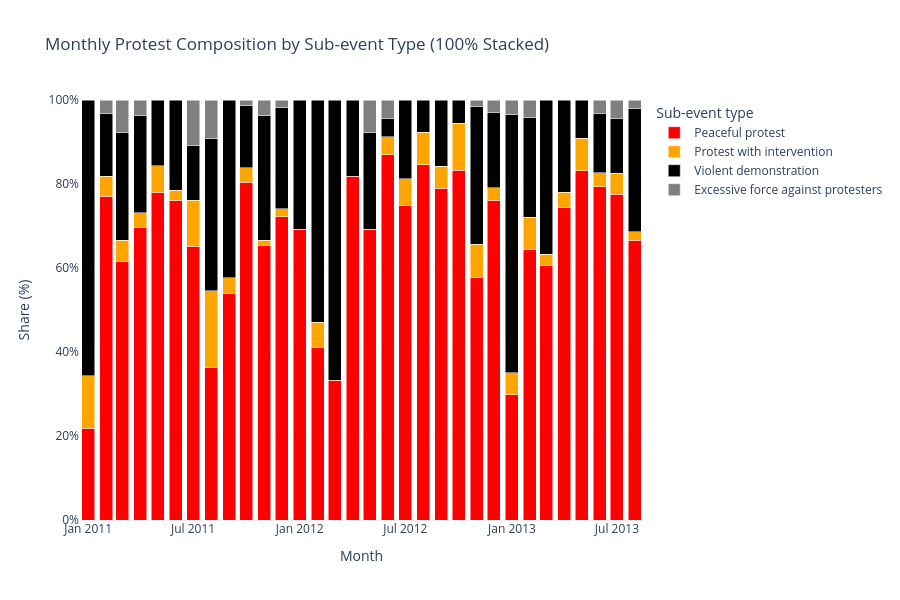
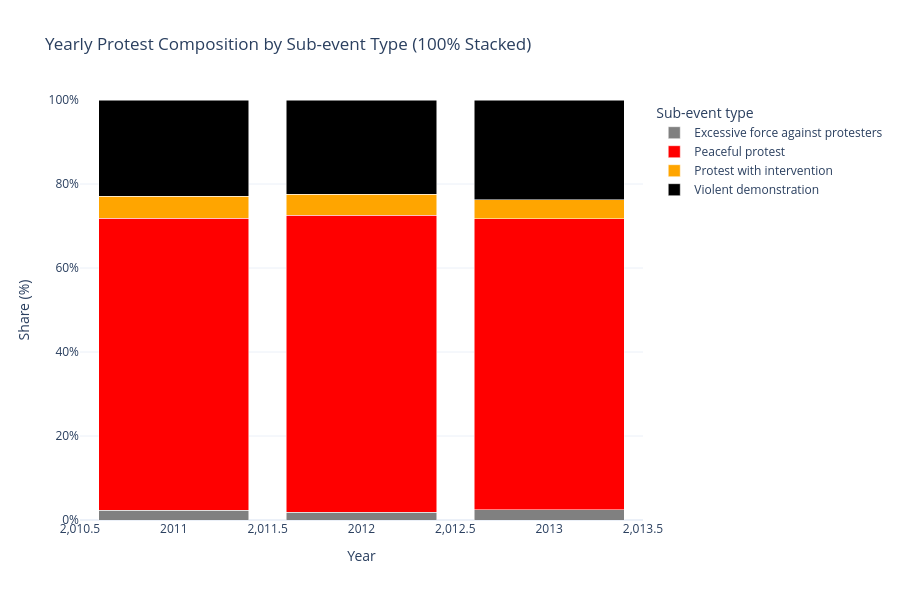

Notebook code cell kept with these figures, in order:
### Code cell
import plotly.express as px

# Percentage charts (100% basis): monthly and yearly for the four protest sub-event categories.
norm_cols = {c.strip().lower(): c for c in df.columns}
pick = lambda *names: next((norm_cols[n] for n in names if n in norm_cols), None)

date_col = pick('event_date', 'date')
sub_event_col = pick('sub_event_type')

if not date_col or not sub_event_col:
    raise ValueError('Missing required columns (event_date/date and sub_event_type).')

allowed_sub_events = [
    'Excessive force against protesters',
    'Protest with intervention',
    'Violent demonstration',
    'Peaceful protest',
]

pct_df = df.copy()
pct_df[date_col] = pd.to_datetime(pct_df[date_col], errors='coerce')
pct_df = pct_df[pct_df[sub_event_col].isin(allowed_sub_events)].copy()
pct_df = pct_df.dropna(subset=[date_col])

# Monthly percentage table
pct_df['month'] = pct_df[date_col].dt.to_period('M').astype(str)
monthly_counts = (
    pct_df.groupby(['month', sub_event_col], as_index=False)
    .size()
    .rename(columns={'size': 'count'})
)
monthly_counts['percent'] = (
    monthly_counts['count']
    / monthly_counts.groupby('month')['count'].transform('sum')
    * 100
)

# Yearly percentage table
pct_df['year'] = pct_df[date_col].dt.year.astype(int)
yearly_counts = (
    pct_df.groupby(['year', sub_event_col], as_index=False)
    .size()
    .rename(columns={'size': 'count'})
)
yearly_counts['percent'] = (
    yearly_counts['count']
    / yearly_counts.groupby('year')['count'].transform('sum')
    * 100
)

color_map = {
    'Excessive force against protesters': 'gray',
    'Protest with intervention': 'orange',
    'Violent demonstration': 'black',
    'Peaceful protest': 'red',
}

if monthly_counts.empty:
    print('No protest events found for monthly percentage chart.')
else:
    fig_month_pct = px.bar(
        monthly_counts,
        x='month',
        y='percent',
        color=sub_event_col,
        title='Monthly Protest Composition by Sub-event Type (100% Stacked)',
        labels={'month': 'Month', 'percent': 'Share (%)', sub_event_col: 'Sub-event type'},
        color_discrete_map=color_map,
        barmode='stack',
    )
    fig_month_pct.update_layout(template='plotly_white', hovermode='x unified', height=600)
    fig_month_pct.update_yaxes(title_text='Share (%)', range=[0, 100], ticksuffix='%')
    fig_month_pct.update_xaxes(title_text='Month')
    fig_month_pct.show()

if yearly_counts.empty:
    print('No protest events found for yearly percentage chart.')
else:
    fig_year_pct = px.bar(
        yearly_counts,
        x='year',
        y='percent',
        color=sub_event_col,
        title='Yearly Protest Composition by Sub-event Type (100% Stacked)',
        labels={'year': 'Year', 'percent': 'Share (%)', sub_event_col: 'Sub-event type'},
        color_discrete_map=color_map,
        barmode='stack',
    )
    fig_year_pct.update_layout(template='plotly_white', hovermode='x unified', height=600)
    fig_year_pct.update_yaxes(title_text='Share (%)', range=[0, 100], ticksuffix='%')
    fig_year_pct.update_xaxes(title_text='Year')
    fig_year_pct.show()

print(f"Total protest events used for percentage charts: {len(pct_df):,}")

### Figure 1 — Plotly figure (JSON) as saved in the notebook; plotly's stock layout.template omitted (floating-point values rounded to 4 significant figures)
{"data": [{"hovertemplate": "Sub-event type=Peaceful protest<br>Month=%{x}<br>Share (%)=%{y}<extra></extra>", "legendgroup": "Peaceful protest", "marker": {"color": "red", "pattern": {"shape": ""}}, "name": "Peaceful protest", "orientation": "v", "showlegend": true, "textposition": "auto", "type": "bar", "x": ["2011-01", "2011-02", "2011-03", "2011-04", "2011-05", "2011-06", "2011-07", "2011-08", "2011-09", "2011-10", "2011-11", "2011-12", "2012-01", "2012-02", "2012-03", "2012-04", "2012-05", "2012-06", "2012-07", "2012-08", "2012-09", "2012-10", "2012-11", "2012-12", "2013-01", "2013-02", "2013-03", "2013-04", "2013-05", "2013-06", "2013-07", "2013-08"], "xaxis": "x", "y": [21.88, 77.12, 61.54, 69.64, 78.03, 76.19, 65.22, 36.36, 53.85, 80.42, 65.43, 72.22, 69.23, 41.18, 33.33, 81.82, 69.23, 86.96, 75.0, 84.62, 78.95, 83.33, 57.81, 76.12, 29.82, 64.41, 60.67, 74.39, 83.12, 79.34, 77.61, 66.67], "yaxis": "y"}, {"hovertemplate": "Sub-event type=Protest with intervention<br>Month=%{x}<br>Share (%)=%{y}<extra></extra>", "legendgroup": "Protest with intervention", "marker": {"color": "orange", "pattern": {"shape": ""}}, "name": "Protest with intervention", "orientation": "v", "showlegend": true, "textposition": "auto", "type": "bar", "x": ["2011-01", "2011-02", "2011-03", "2011-04", "2011-05", "2011-06", "2011-07", "2011-08", "2011-09", "2011-10", "2011-11", "2011-12", "2012-02", "2012-06", "2012-07", "2012-08", "2012-09", "2012-10", "2012-11", "2012-12", "2013-01", "2013-02", "2013-03", "2013-04", "2013-05", "2013-06", "2013-07", "2013-08"], "xaxis": "x", "y": [12.5, 4.702, 5.128, 3.571, 6.358, 2.381, 10.87, 18.18, 3.846, 3.497, 1.235, 1.852, 5.882, 4.348, 6.25, 7.692, 5.263, 11.11, 7.812, 2.985, 5.263, 7.627, 2.667, 3.659, 7.792, 3.306, 4.975, 1.961], "yaxis": "y"}, {"hovertemplate": "Sub-event type=Violent demonstration<br>Month=%{x}<br>Share (%)=%{y}<extra></extra>", "legendgroup": "Violent demonstration", "marker": {"color": "black", "pattern": {"shape": ""}}, "name": "Violent demonstration", "orientation": "v", "showlegend": true, "textposition": "auto", "type": "bar", "x": ["2011-01", "2011-02", "2011-03", "2011-04", "2011-05", "2011-06", "2011-07", "2011-08", "2011-09", "2011-10", "2011-11", "2011-12", "2012-01", "2012-02", "2012-03", "2012-04", "2012-05", "2012-06", "2012-07", "2012-08", "2012-09", "2012-10", "2012-11", "2012-12", "2013-01", "2013-02", "2013-03", "2013-04", "2013-05", "2013-06", "2013-07", "2013-08"], "xaxis": "x", "y": [65.62, 15.05, 25.64, 23.21, 15.61, 21.43, 13.04, 36.36, 42.31, 14.69, 29.63, 24.07, 30.77, 52.94, 66.67, 18.18, 23.08, 4.348, 18.75, 7.692, 15.79, 5.556, 32.81, 17.91, 61.4, 23.73, 36.67, 21.95, 9.091, 14.05, 12.94, 29.41], "yaxis": "y"}, {"hovertemplate": "Sub-event type=Excessive force against protesters<br>Month=%{x}<br>Share (%)=%{y}<extra></extra>", "legendgroup": "Excessive force against protesters", "marker": {"color": "gray", "pattern": {"shape": ""}}, "name": "Excessive force against protesters", "orientation": "v", "showlegend": true, "textposition": "auto", "type": "bar", "x": ["2011-02", "2011-03", "2011-04", "2011-07", "2011-08", "2011-10", "2011-11", "2011-12", "2012-05", "2012-06", "2012-11", "2012-12", "2013-01", "2013-02", "2013-06", "2013-07", "2013-08"], "xaxis": "x", "y": [3.135, 7.692, 3.571, 10.87, 9.091, 1.399, 3.704, 1.852, 7.692, 4.348, 1.562, 2.985, 3.509, 4.237, 3.306, 4.478, 1.961], "yaxis": "y"}], "layout": {"barmode": "stack", "height": 600, "hovermode": "x unified", "legend": {"title": {"text": "Sub-event type"}, "tracegroupgap": 0}, "title": {"text": "Monthly Protest Composition by Sub-event Type (100% Stacked)"}, "xaxis": {"anchor": "y", "domain": [0, 1], "title": {"text": "Month"}}, "yaxis": {"anchor": "x", "domain": [0, 1], "range": [0, 100], "ticksuffix": "%", "title": {"text": "Share (%)"}}}}

### Figure 2 — Plotly figure (JSON) as saved in the notebook; plotly's stock layout.template omitted (floating-point values rounded to 4 significant figures)
{"data": [{"hovertemplate": "Sub-event type=Excessive force against protesters<br>Year=%{x}<br>Share (%)=%{y}<extra></extra>", "legendgroup": "Excessive force against protesters", "marker": {"color": "gray", "pattern": {"shape": ""}}, "name": "Excessive force against protesters", "orientation": "v", "showlegend": true, "textposition": "auto", "type": "bar", "x": [2011, 2012, 2013], "xaxis": "x", "y": [2.371, 1.805, 2.423], "yaxis": "y"}, {"hovertemplate": "Sub-event type=Peaceful protest<br>Year=%{x}<br>Share (%)=%{y}<extra></extra>", "legendgroup": "Peaceful protest", "marker": {"color": "red", "pattern": {"shape": ""}}, "name": "Peaceful protest", "orientation": "v", "showlegend": true, "textposition": "auto", "type": "bar", "x": [2011, 2012, 2013], "xaxis": "x", "y": [69.43, 70.76, 69.27], "yaxis": "y"}, {"hovertemplate": "Sub-event type=Protest with intervention<br>Year=%{x}<br>Share (%)=%{y}<extra></extra>", "legendgroup": "Protest with intervention", "marker": {"color": "orange", "pattern": {"shape": ""}}, "name": "Protest with intervention", "orientation": "v", "showlegend": true, "textposition": "auto", "type": "bar", "x": [2011, 2012, 2013], "xaxis": "x", "y": [5.25, 5.054, 4.515], "yaxis": "y"}, {"hovertemplate": "Sub-event type=Violent demonstration<br>Year=%{x}<br>Share (%)=%{y}<extra></extra>", "legendgroup": "Violent demonstration", "marker": {"color": "black", "pattern": {"shape": ""}}, "name": "Violent demonstration", "orientation": "v", "showlegend": true, "textposition": "auto", "type": "bar", "x": [2011, 2012, 2013], "xaxis": "x", "y": [22.95, 22.38, 23.79], "yaxis": "y"}], "layout": {"barmode": "stack", "height": 600, "hovermode": "x unified", "legend": {"title": {"text": "Sub-event type"}, "tracegroupgap": 0}, "title": {"text": "Yearly Protest Composition by Sub-event Type (100% Stacked)"}, "xaxis": {"anchor": "y", "domain": [0, 1], "title": {"text": "Year"}}, "yaxis": {"anchor": "x", "domain": [0, 1], "range": [0, 100], "ticksuffix": "%", "title": {"text": "Share (%)"}}}}
